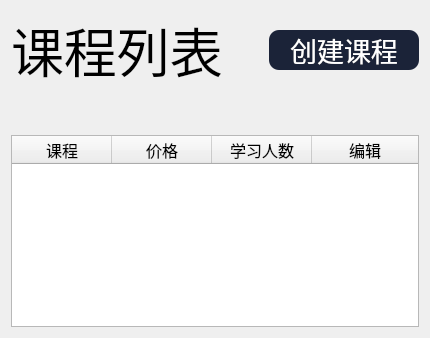
       <widget class="QWidget" name="page_3">
        <layout class="QHBoxLayout" name="horizontalLayout_36">
         <item>
          <layout class="QVBoxLayout" name="verticalLayout_19">
           <item>
            <layout class="QHBoxLayout" name="horizontalLayout_35">
             <item>
              <widget class="QLabel" name="label_45">
               <property name="font">
                <font>
                 <pointsize>40</pointsize>
                </font>
               </property>
               <property name="text">
                <string>课程列表</string>
               </property>
              </widget>
             </item>
             <item>
              <spacer name="horizontalSpacer_5">
               <property name="orientation">
                <enum>Qt::Horizontal</enum>
               </property>
               <property name="sizeHint" stdset="0">
                <size>
                 <width>40</width>
                 <height>20</height>
                </size>
               </property>
              </spacer>
             </item>
             <item>
              <widget class="QPushButton" name="pushButton_26">
               <property name="minimumSize">
                <size>
                 <width>150</width>
                 <height>0</height>
                </size>
               </property>
               <property name="maximumSize">
                <size>
                 <width>16777215</width>
                 <height>16777215</height>
                </size>
               </property>
               <property name="font">
                <font>
                 <pointsize>20</pointsize>
                </font>
               </property>
               <property name="styleSheet">
                <string notr="true">QPushButton{
	background-color: rgb(27, 35, 56);
	border-radius:10px;
	color: rgb(255, 255, 255);
}
QPushButton:hover{
	background-color: rgb(47, 60, 97);
}
QPushButton:Pressed{
	background-color: rgb(19, 24, 39);
}
</string>
               </property>
               <property name="text">
                <string>创建课程</string>
               </property>
              </widget>
             </item>
            </layout>
           </item>
           <item>
            <spacer name="verticalSpacer_77">
             <property name="orientation">
              <enum>Qt::Vertical</enum>
             </property>
             <property name="sizeType">
              <enum>QSizePolicy::Minimum</enum>
             </property>
             <property name="sizeHint" stdset="0">
              <size>
               <width>20</width>
               <height>40</height>
              </size>
             </property>
            </spacer>
           </item>
           <item>
            <widget class="QTableWidget" name="tableWidget_4">
             <property name="font">
              <font>
               <pointsize>12</pointsize>
              </font>
             </property>
             <property name="styleSheet">
              <string notr="true">QTableWidget:item{
	border-bottom:0.5px solid rgb(195, 195, 195);
	selection-color: rgb(0, 0, 0);
}</string>
             </property>
             <property name="showGrid">
              <bool>false</bool>
             </property>
             <attribute name="horizontalHeaderShowSortIndicator" stdset="0">
              <bool>false</bool>
             </attribute>
             <attribute name="horizontalHeaderStretchLastSection">
              <bool>true</bool>
             </attribute>
             <attribute name="verticalHeaderVisible">
              <bool>false</bool>
             </attribute>
             <column>
              <property name="text">
               <string>课程</string>
              </property>
             </column>
             <column>
              <property name="text">
               <string>价格</string>
              </property>
             </column>
             <column>
              <property name="text">
               <string>学习人数</string>
              </property>
             </column>
             <column>
              <property name="text">
               <string>编辑</string>
              </property>
             </column>
            </widget>
           </item>
          </layout>
         </item>
        </layout>
       </widget>
